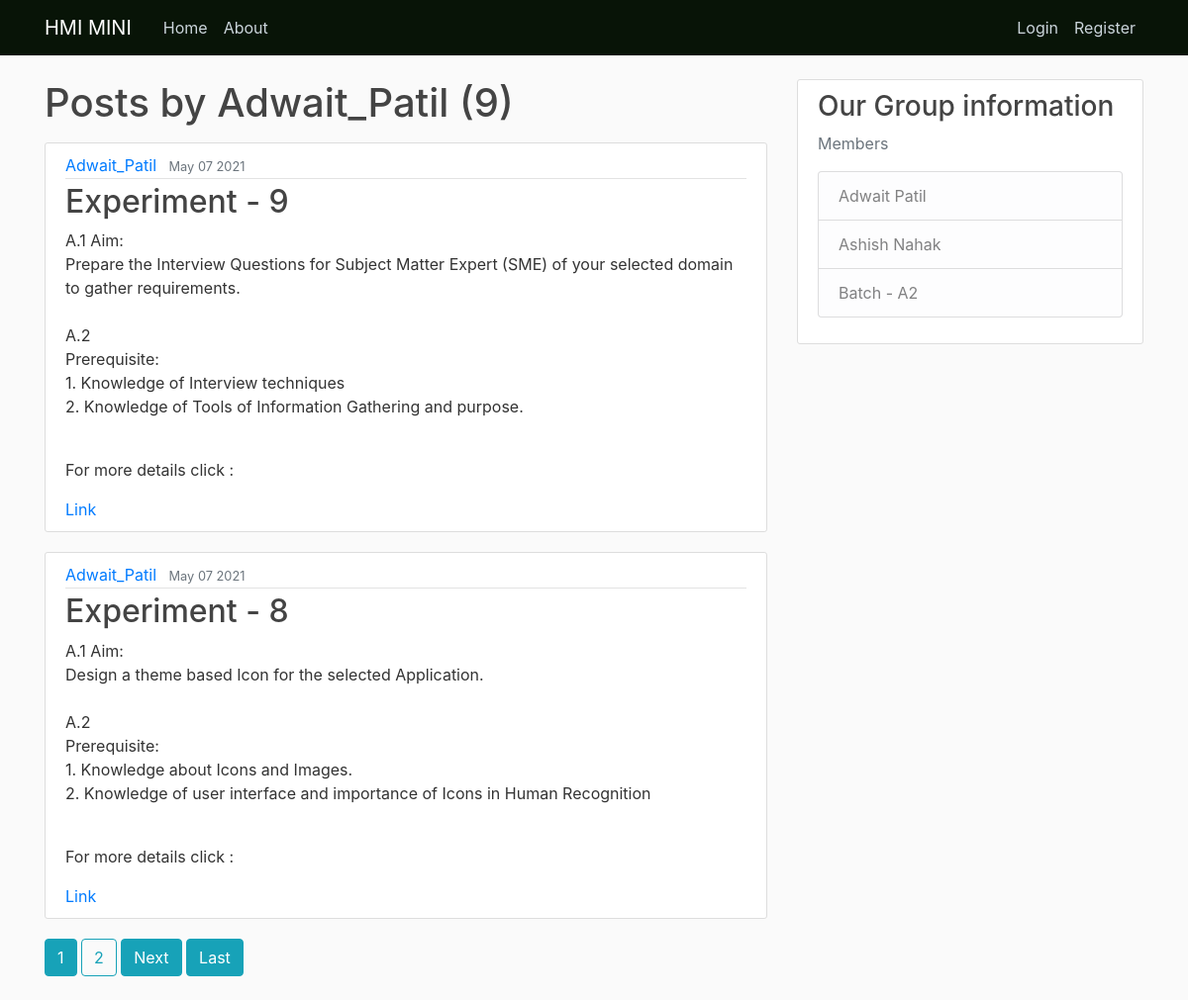
Page /user/Adwait_Patil on the committed database.
### blog/models.py (models this page shows, shortened)
class Path(models.Model):
    title = models.CharField(max_length=100) #attributes = models.datatype(Constraints)
    Author = models.ForeignKey(User,on_delete=models.CASCADE)
    Book = models.TextField()
    date_posted = models.DateTimeField(default=timezone.now)
    link = models.TextField(default="")
    img = models.ImageField(default='default.jpg',upload_to='profile_pics')

### blog/views.py (the view)
# urls.py: path('user/<str:username>', UserPostListView.as_view(),name="user-posts"),
class UserPostListView(ListView):
    model = Path
    template_name = 'blog/user_posts.html' # <app>/<model>_<viewtype>.html
    context_object_name = 'posts'  #for looping throug all the posts
    ordering = ['-date_posted']    # attribute on which ordering is decided
    paginate_by = 2
    def get_queryset(self):
        user = get_object_or_404(User ,username=self.kwargs.get('username'))
        return Path.objects.filter(Author=user).order_by('-date_posted')

### blog/templates/blog/user_posts.html (shortened to what this page needs)
{% extends "blog/base.html"%}
{% block content %}
 <h1 class="mb-3" >Posts by {{ view.kwargs.username }} ({{ page_obj.paginator.count }})</h1>
 {% for post in posts %}
      <article class="media content-section">
        <div class="media-body">
          <div class="article-metadata">
            <a class="mr-2" href="{% url 'user-posts' post.Author.username %}">{{ post.Author }}</a>
            <small class="text-muted">{{ post.date_posted|date:"F d Y" }}</small>
          </div>
          <h2><a class="article-title" href="{% url 'post-detail' post.id %}">{{ post.title }}</a></h2>
          <p class="article-content">{{ post.Book }}</p>
          <br>
          <p>For more details click :</p>
          <a href="{{ post.link }}">Link</a>
        </div>
      </article>
 {% endfor %}
 {% if is_paginated %}
  {% for num in page_obj.paginator.page_range %}
    {% if num == page_obj.number %}
      <a class="btn btn-info mb-4" href="?page={{ num }}">{{ num }}</a>
    {% elif num > page_obj.number|add:'-2' and num < page_obj.number|add:'2' %}
      <a class="btn btn-outline-info mb-4" href="?page={{ num }}">{{ num }}</a>
    {% endif %}
  {% endfor %}
  {% if page_obj.has_next %}
  <a class="btn btn-info mb-4" href="?page={{ page_obj.next_page_number }}">Next</a>
  <a class="btn btn-info mb-4" href="?page={{ page_obj.paginator.num_pages }}">Last</a>
  {% endif %}
 {% endif %}
{% endblock content %}

### blog/static/blog/main.css (style rules this page uses)
body { background: #fafafa; color: #333333; margin-top: 5rem; }
h1, h2, h3, h4, h5, h6 { color: #444444; }
.content-section { background: #ffffff; padding: 10px 20px; border: 1px solid #dddddd; border-radius: 3px; margin-bottom: 20px; }
.article-title { color: #444444; }
.article-content { white-space: pre-line; }
.article-metadata { padding-bottom: 1px; margin-bottom: 4px; border-bottom: 1px solid #e3e3e3; }

### rows in the picture
Path: Author "Adwait_Patil", date_posted "May 07 2021", title "Experiment - 9", Book "A.1 Aim: Prepare the Interview Questions for Subject Matter Expert (SME) of your selected domain to gather requirements. A.2 Prerequisite: 1. Knowledge of Interview techniques 2. Knowledge of Tools of Information Gathering and purpose."
Path: Author "Adwait_Patil", date_posted "May 07 2021", title "Experiment - 8", Book "A.1 Aim: Design a theme based Icon for the selected Application. A.2 Prerequisite: 1. Knowledge about Icons and Images. 2. Knowledge of user interface and importance of Icons in Human Recognition"

### other values in the picture
{{ view.kwargs.username }} "Adwait_Patil"
{{ page_obj.paginator.count }} "9"
{{ num }} "1"
{{ num }} "2"
